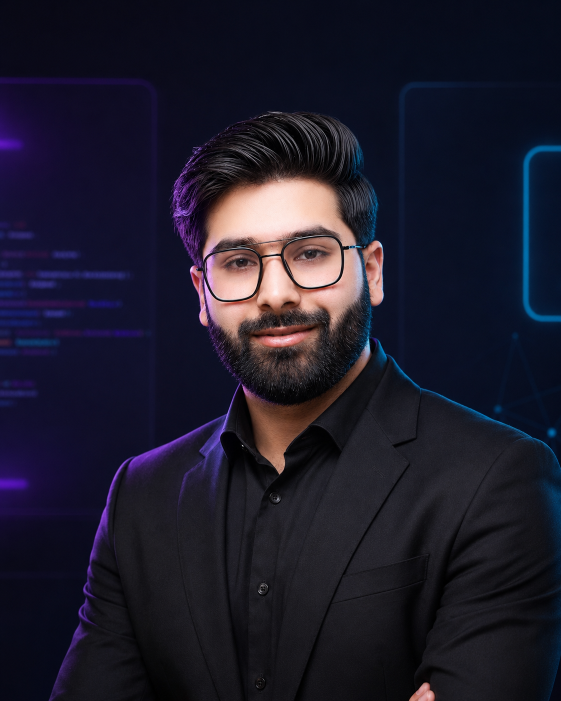
#> input picture images/portfolio_img.png, 1122 x 1402 px (shown at 1/2 size)
$ python -i build-resume.py   (imports and definitions only)
#> lines starting #> are read from the running program, lines starting #| are printed output that depends on the picture; after the words box and inside, x2 and y2 are one past the last pixel; in counts of white or black regions, pixels touching at a corner belong together
"""Generate the one-page A4 resume (original layout). Run: python scripts/build-resume.py"""

from io import BytesIO
from pathlib import Path

from fpdf import FPDF
from PIL import Image, ImageDraw

ROOT = Path(__file__).resolve().parents[1]
OUT = ROOT / "resume" / "Mohammad_Rohaan_Resume.pdf"
PHOTO = ROOT / "images" / "portfolio_img.png"
FONT_DIR = Path(r"C:\Windows\Fonts")
CALIBRI = FONT_DIR / "calibri.ttf"
CALIBRI_B = FONT_DIR / "calibrib.ttf"

INK = (0, 0, 0)
MUTED = (40, 40, 40)


# [4 lines left out: function _font_pair, not called in this run]


def rounded_photo(path: Path, px: int = 280, radius: int = 28) -> BytesIO:
#> called with path = '../images/portfolio_img.png', px = 280, radius = 28
    im = Image.open(path).convert("RGBA")
    side = min(im.size)
#> side = 1122
    left = (im.width - side) // 2
#> left = 0
    top = (im.height - side) // 2
#> top = 140
    im = im.crop((left, top, left + side, top + side)).resize((px, px), Image.Resampling.LANCZOS)
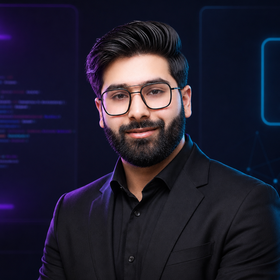
#> im: PIL image 280x280 RGBA; mean R, G, B, A 33.4, 30.4, 47.1, 255
    mask = Image.new("L", (px, px), 0)
#> mask: PIL image 280x280 L; every value is 0
    ImageDraw.Draw(mask).rounded_rectangle((0, 0, px - 1, px - 1), radius=radius, fill=255)
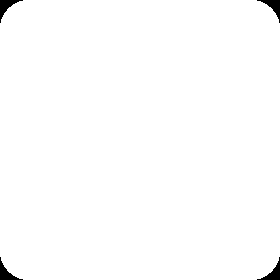
#> mask: PIL image 280x280 L; 99.1% white; 4 black regions, box (x1, y1, x2, y2) and area: (0, 0, 23, 23) 174, (257, 0, 280, 23) 174, (0, 257, 23, 280) 174, (257, 257, 280, 280) 174
    out = Image.new("RGBA", (px, px), (255, 255, 255, 0))
    out.paste(im, mask=mask)
    buf = BytesIO()
    out.save(buf, format="PNG")
    buf.seek(0)
    return buf


# [40 lines left out: function line_icon, not called in this run]


class Resume(FPDF):
    # [290 lines left out: functions __init__, section, rich_para, skill_line, project, _contact_cell and 1 more, not called in this run]


# [2 lines not run here, left out]

>>> result = rounded_photo('../images/portfolio_img.png')

$ run again, on images/resume_img_2.png
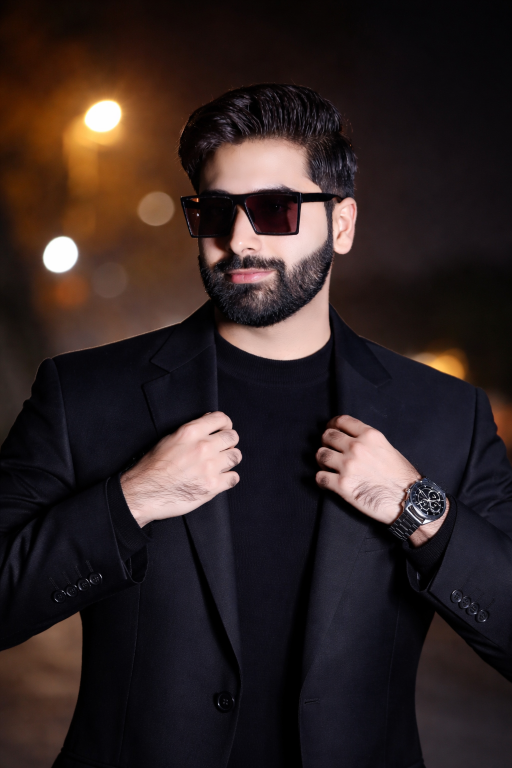
#> input picture images/resume_img_2.png, 1024 x 1536 px (shown at 1/2 size)
#> in rounded_photo, `im = im.crop((left, top, left + side, top + side)).resize((px, px), Im..`:
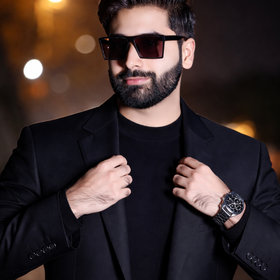
#> im: PIL image 280x280 RGBA; mean R, G, B, A 57.8, 44.3, 43.6, 255
